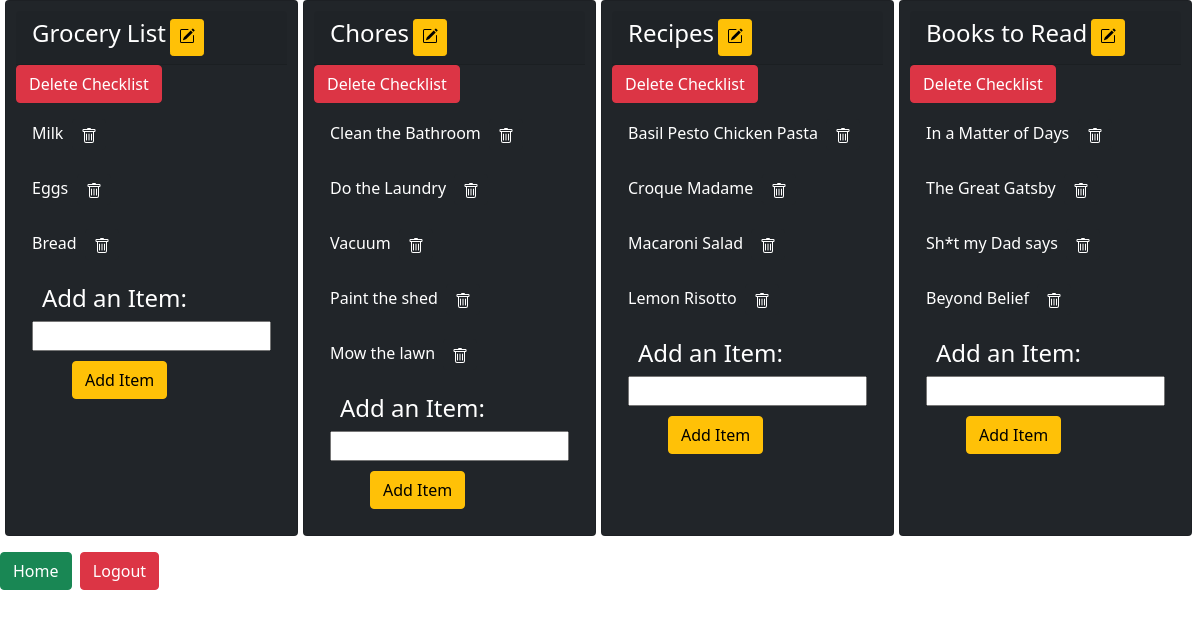
/checklist/display/1, run on the app's committed database.
### checklist_app/models.py (models this page shows)
class Checklist(models.Model):
    title = models.CharField(max_length=25, default="name")
    user = models.ForeignKey(User, related_name="checklists", on_delete= models.CASCADE)
    items = models.ManyToManyField(Item, related_name="checklists")
    created_at = models.DateTimeField(auto_now_add=True)
    updated_at = models.DateTimeField(auto_now=True)
    objects = ChecklistManager()

class Item(models.Model):
    name = models.CharField(max_length=100)
    objects = ItemManager()

### checklist_app/views.py (the view)
# urls.py: path('display/<int:user_id>', views.show),
def show(request, user_id):
    context = {
        'user': User.objects.get(id=user_id),
        'checklists': Checklist.objects.filter(user_id=user_id),
    }
    return render(request, 'show.html', context)

### checklist_app/templates/show.html (shortened to what this page needs)
<!DOCTYPE html>
<html lang="eng">
<head>
    <link rel="stylesheet" href="https://cdn.jsdelivr.net/npm/bootstrap@5.0.2/dist/css/bootstrap.min.css">
</head>
<body style="background: url(https://www.groovypost.com/wp-content/uploads/2012/06/notepad-featured-1000x450.jpg) no-repeat center fixed; background-size: cover;">
<div style="display: flex;">
{% for checklist in checklists %}
    <div class="card text-white bg-dark mb-3 d-inline-block" style="max-width: 20rem; margin-left: 5px; padding: 10px;">
        <div class="card-header" style="display: flex;"><h4>{{checklist.title}}</h4><a href="edit/{{checklist.id}}" role="button" class="btn btn-warning btn-sm"></a></div>
        <a href="delete/{{checklist.id}}"><button class="btn btn-danger">Delete Checklist</button></a>
        <div class="card-body">
    {% for items in checklist.items.all %}
        <span>{{items.name}}</span>&nbsp&nbsp<a href="delete/item/{{items.id}}"><button class="btn btn-dark btn-sm"></button></a><br><br>
    {% endfor %}
        <h4 style="margin-left: 10px;">Add an Item:</h4>
        <form action="new/item/{{checklist.id}}" method="POST">
            <input type="text" name="item_name"><br>
            <input type="submit" value="Add Item" class="btn btn-warning" style="margin-left: 40px; margin-top: 10px;">
        </form>
        </div>
    </div><br>
    {% endfor %}
    </div>
<div style="display:flex">
    <a href="/checklist"><button class="btn btn-success">Home</button></a>&nbsp;&nbsp;<a href="/logout"><button class="btn btn-danger">Logout</button></a>
</div>
</body>
</html>

### data on the page
Checklist: title "Grocery List"
Item: name "Milk"
Item: name "Eggs"
Item: name "Bread"
Checklist: title "Chores"
Item: name "Clean the Bathroom"
Item: name "Do the Laundry"
Item: name "Vacuum"
Item: name "Paint the shed"
Item: name "Mow the lawn"
Checklist: title "Recipes"
Item: name "Basil Pesto Chicken Pasta"
Item: name "Croque Madame"
Item: name "Macaroni Salad"
Item: name "Lemon Risotto"
Checklist: title "Books to Read"
Item: name "In a Matter of Days"
Item: name "The Great Gatsby"
Item: name "Sh*t my Dad says"
Item: name "Beyond Belief"
